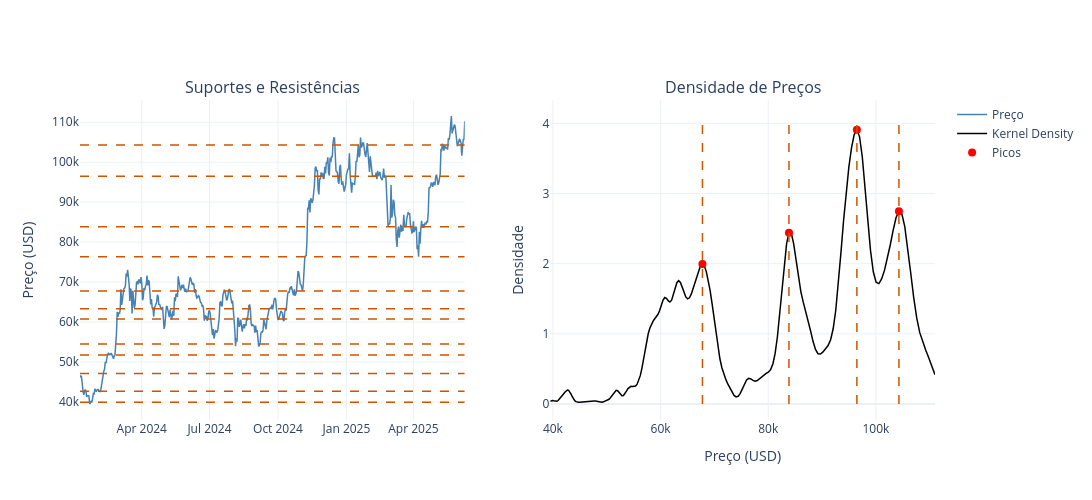

The notebook cell saved with this chart:
### Code cell
import numpy as np
import pandas as pd
import scipy.stats
import scipy.signal
import plotly.graph_objects as go
from plotly.subplots import make_subplots
from plotly.offline import init_notebook_mode, iplot
init_notebook_mode(connected=True)

#asset = 'injective-protocol'
volume_data = pd.read_csv(f'/Users/valter.rebelo/MissionControl/data/micro/assetData/{asset}.csv')[['date', 'total_volume']]
volume_data.set_index('date', inplace=True)
volume_data.dropna(inplace=True)
data = pd.read_csv(f'/Users/valter.rebelo/MissionControl/data/micro/candleData/{asset}_candles.csv')
data.set_index('date', inplace=True)
data.dropna(inplace=True)
data = data.join(volume_data, how='left')
data = data.loc['2024-01-09':'2025-06-09']



def get_support_resistance_levels(
    data: pd.DataFrame,
    first_w: float = 0.1,
    atr_mult: float = 2.5,
    prom_thresh: float = 0,
    atr_period: int = 14
):
    """
    Compute support/resistance levels from BTC daily data using KDE and prominence.
    
    Parameters:
    - data: DataFrame with OHLC data, must include 'close', 'High', 'Low'
    - first_w: starting weight for oldest prices (0 < first_w < 1)
    - atr_mult: multiplier for bandwidth of KDE based on ATR
    - prom_thresh: prominence threshold for filtering weak levels
    - atr_period: lookback period for ATR

    Returns:
    - levels: list of support/resistance levels
    - price_range: price range over which KDE was computed
    - pdf: density values (market profile)
    """

    # Step 1: Compute log prices
    log_price = np.log(data['close'].dropna().values)

    # Step 2: Compute ATR in log-space
    high = np.log(data['high'])
    low = np.log(data['low'])
    close = np.log(data['close'])
    prev_close = close.shift(1)
    
    tr1 = high - low
    tr2 = (high - prev_close).abs()
    tr3 = (low - prev_close).abs()
    tr = pd.concat([tr1, tr2, tr3], axis=1).max(axis=1)

    atr = tr.rolling(window=atr_period).mean().iloc[-1]  # last ATR value

    # Step 3: Time weights (linear increasing)
    n = len(log_price)
    last_w = 1.0
    w_step = (last_w - first_w) / n
    weights = first_w + np.arange(n) * w_step
    weights[weights < 0] = 0.0

    # Step 4: Kernel Density Estimation
    kde = scipy.stats.gaussian_kde(log_price, bw_method=atr * atr_mult, weights=weights)

    # Step 5: Create price range for evaluation
    min_v, max_v = np.min(log_price), np.max(log_price)
    step = (max_v - min_v) / 200
    price_range = np.arange(min_v, max_v, step)
    pdf = kde(price_range)

    # Step 6: Find peaks in KDE
    pdf_max = np.max(pdf)
    prom_min = pdf_max * prom_thresh
    peaks, props = scipy.signal.find_peaks(pdf, prominence=prom_min)

    # Step 7: Convert peaks to actual price levels
    levels = [np.exp(price_range[p]) for p in peaks]

    return levels, price_range, pdf

levels, pr_range, pdf = get_support_resistance_levels(data)

def plot_market_profile_and_levels(data, levels, price_range, pdf, prom_thresh=0.25):
    fig = make_subplots(
        rows=1, cols=2,
        subplot_titles=(f"Suportes e Resistências", "Densidade de Preços"),
        horizontal_spacing=0.1
    )

    # --- Chart 1: Price Line ---
    fig.add_trace(
        go.Scatter(
            x=data.index,
            y=data["close"],
            mode='lines',
            name=f"Preço",
            line=dict(color='steelblue', width=1.5)
        ),
        row=1, col=1
    )

    # --- Chart 1: Horizontal Lines for Levels ---
    min_price, max_price = data["close"].min(), data["close"].max()
    for lvl in levels:
        if min_price * 0.95 <= lvl <= max_price * 1.05:
            fig.add_trace(
                go.Scatter(
                    x=[data.index.min(), data.index.max()],
                    y=[lvl, lvl],
                    mode='lines',
                    line=dict(color='#CC5500', dash='dash', width=1.5),
                    name='Level',
                    showlegend=False
                ),
                row=1, col=1
            )

    # --- Chart 2: KDE Line ---
    fig.add_trace(
        go.Scatter(
            x=np.exp(price_range),
            y=pdf,
            mode='lines',
            name='Kernel Density',
            line=dict(color='black', width=1.5)
        ),
        row=1, col=2
    )

    # --- Chart 2: Peaks + Vertical Lines ---
    peaks, _ = scipy.signal.find_peaks(pdf, prominence=np.max(pdf) * prom_thresh)
    peak_x = [np.exp(price_range[p]) for p in peaks]
    peak_y = [pdf[p] for p in peaks]

    fig.add_trace(
        go.Scatter(
            x=peak_x,
            y=peak_y,
            mode='markers',
            name='Picos',
            marker=dict(color='red', size=8)
        ),
        row=1, col=2
    )

    for x in peak_x:
        fig.add_trace(
            go.Scatter(
                x=[x, x],
                y=[0, max(pdf)*1.05],
                mode='lines',
                line=dict(color='#CC5500', dash='dash', width=1.5),
                name='Level',
                showlegend=False
            ),
            row=1, col=2
        )

    # --- Layout and Axis ---
    fig.update_layout(
        height=500,
        width=1300,
        template='plotly_white',
        title=dict(text=f"", x=0.5),
    )

    fig.update_xaxes(title_text="", row=1, col=1)
    fig.update_yaxes(title_text="Preço (USD)", row=1, col=1)
    fig.update_xaxes(title_text="Preço (USD)", row=1, col=2)
    fig.update_yaxes(title_text="Densidade", row=1, col=2)

    fig.show()


levels, price_range, pdf = get_support_resistance_levels(data, atr_period=14, atr_mult=2.5, prom_thresh=0)
plot_market_profile_and_levels(data, levels, price_range, pdf)

### Figure 1 — Plotly figure (JSON) as saved in the notebook; plotly's stock layout.template omitted (floating-point values rounded to 4 significant figures; data arrays with more than 128 entries replaced by an {"elided": "..."} marker saying what was removed)
{"data": [{"line": {"color": "steelblue", "width": 1.5}, "mode": "lines", "name": "Preço", "type": "scatter", "x": {"elided": "518 str values"}, "xaxis": "x", "y": {"elided": "518 int values"}, "yaxis": "y"}, {"line": {"color": "#CC5500", "dash": "dash", "width": 1.5}, "mode": "lines", "name": "Level", "showlegend": false, "type": "scatter", "x": ["2024-01-09", "2025-06-09"], "xaxis": "x", "y": [39920.0, 39920.0], "yaxis": "y"}, {"line": {"color": "#CC5500", "dash": "dash", "width": 1.5}, "mode": "lines", "name": "Level", "showlegend": false, "type": "scatter", "x": ["2024-01-09", "2025-06-09"], "xaxis": "x", "y": [42700.0, 42700.0], "yaxis": "y"}, {"line": {"color": "#CC5500", "dash": "dash", "width": 1.5}, "mode": "lines", "name": "Level", "showlegend": false, "type": "scatter", "x": ["2024-01-09", "2025-06-09"], "xaxis": "x", "y": [47130.0, 47130.0], "yaxis": "y"}, {"line": {"color": "#CC5500", "dash": "dash", "width": 1.5}, "mode": "lines", "name": "Level", "showlegend": false, "type": "scatter", "x": ["2024-01-09", "2025-06-09"], "xaxis": "x", "y": [51750.0, 51750.0], "yaxis": "y"}, {"line": {"color": "#CC5500", "dash": "dash", "width": 1.5}, "mode": "lines", "name": "Level", "showlegend": false, "type": "scatter", "x": ["2024-01-09", "2025-06-09"], "xaxis": "x", "y": [54500.0, 54500.0], "yaxis": "y"}, {"line": {"color": "#CC5500", "dash": "dash", "width": 1.5}, "mode": "lines", "name": "Level", "showlegend": false, "type": "scatter", "x": ["2024-01-09", "2025-06-09"], "xaxis": "x", "y": [60780.0, 60780.0], "yaxis": "y"}, {"line": {"color": "#CC5500", "dash": "dash", "width": 1.5}, "mode": "lines", "name": "Level", "showlegend": false, "type": "scatter", "x": ["2024-01-09", "2025-06-09"], "xaxis": "x", "y": [63360.0, 63360.0], "yaxis": "y"}, {"line": {"color": "#CC5500", "dash": "dash", "width": 1.5}, "mode": "lines", "name": "Level", "showlegend": false, "type": "scatter", "x": ["2024-01-09", "2025-06-09"], "xaxis": "x", "y": [67780.0, 67780.0], "yaxis": "y"}, {"line": {"color": "#CC5500", "dash": "dash", "width": 1.5}, "mode": "lines", "name": "Level", "showlegend": false, "type": "scatter", "x": ["2024-01-09", "2025-06-09"], "xaxis": "x", "y": [76370.0, 76370.0], "yaxis": "y"}, {"line": {"color": "#CC5500", "dash": "dash", "width": 1.5}, "mode": "lines", "name": "Level", "showlegend": false, "type": "scatter", "x": ["2024-01-09", "2025-06-09"], "xaxis": "x", "y": [83850.0, 83850.0], "yaxis": "y"}, {"line": {"color": "#CC5500", "dash": "dash", "width": 1.5}, "mode": "lines", "name": "Level", "showlegend": false, "type": "scatter", "x": ["2024-01-09", "2025-06-09"], "xaxis": "x", "y": [96470.0, 96470.0], "yaxis": "y"}, {"line": {"color": "#CC5500", "dash": "dash", "width": 1.5}, "mode": "lines", "name": "Level", "showlegend": false, "type": "scatter", "x": ["2024-01-09", "2025-06-09"], "xaxis": "x", "y": [104300.0, 104300.0], "yaxis": "y"}, {"line": {"color": "black", "width": 1.5}, "mode": "lines", "name": "Kernel Density", "type": "scatter", "x": {"elided": "200 float values"}, "xaxis": "x2", "y": {"elided": "200 float values"}, "yaxis": "y2"}, {"marker": {"color": "red", "size": 8}, "mode": "markers", "name": "Picos", "type": "scatter", "x": [67780.0, 83850.0, 96470.0, 104300.0], "xaxis": "x2", "y": [1.994, 2.442, 3.909, 2.746], "yaxis": "y2"}, {"line": {"color": "#CC5500", "dash": "dash", "width": 1.5}, "mode": "lines", "name": "Level", "showlegend": false, "type": "scatter", "x": [67780.0, 67780.0], "xaxis": "x2", "y": [0, 4.104], "yaxis": "y2"}, {"line": {"color": "#CC5500", "dash": "dash", "width": 1.5}, "mode": "lines", "name": "Level", "showlegend": false, "type": "scatter", "x": [83850.0, 83850.0], "xaxis": "x2", "y": [0, 4.104], "yaxis": "y2"}, {"line": {"color": "#CC5500", "dash": "dash", "width": 1.5}, "mode": "lines", "name": "Level", "showlegend": false, "type": "scatter", "x": [96470.0, 96470.0], "xaxis": "x2", "y": [0, 4.104], "yaxis": "y2"}, {"line": {"color": "#CC5500", "dash": "dash", "width": 1.5}, "mode": "lines", "name": "Level", "showlegend": false, "type": "scatter", "x": [104300.0, 104300.0], "xaxis": "x2", "y": [0, 4.104], "yaxis": "y2"}], "layout": {"annotations": [{"font": {"size": 16}, "showarrow": false, "text": "Suportes e Resistências", "x": 0.225, "xanchor": "center", "xref": "paper", "y": 1, "yanchor": "bottom", "yref": "paper"}, {"font": {"size": 16}, "showarrow": false, "text": "Densidade de Preços", "x": 0.775, "xanchor": "center", "xref": "paper", "y": 1, "yanchor": "bottom", "yref": "paper"}], "height": 500, "title": {"text": "", "x": 0.5}, "width": 1300, "xaxis": {"anchor": "y", "domain": [0, 0.45], "title": {"text": ""}}, "xaxis2": {"anchor": "y2", "domain": [0.55, 1], "title": {"text": "Preço (USD)"}}, "yaxis": {"anchor": "x", "domain": [0, 1], "title": {"text": "Preço (USD)"}}, "yaxis2": {"anchor": "x2", "domain": [0, 1], "title": {"text": "Densidade"}}}}
